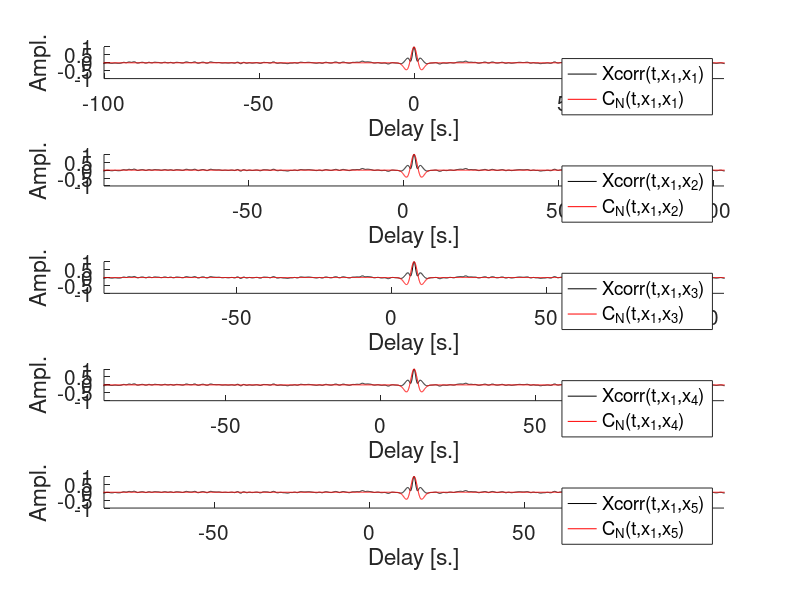

Here is the MATLAB script that generated this plot: (Note: this script raises an error after producing the figure.)
% Script for passiv2
%
%
% Jules Scholler - Mar. 2017

% Reset Matlab
close all
clear

% Parameters
param.nb_receivers=5;           % Number of receivers
param.sigma=[100 50 100];       % Sources std position
param.mu=[0 -200 0];            % Sources mean position
param.N=1;                    % Number of noise sources
param.duration=1000;           % Source signals duration [s.]
param.temporal_sampling=0.05;   % Temporal sampling [s.]
output.F='no';                  % Plot source power-spectrum (= FFT(auto-correlation) by Wiener-Kintchin th.)
output.signals='no';            % Plot 5 (or less) received signals
output.setup='no';             % Plot experimental setup
output.xcorr='yes';             % Plot cross-correlations
output.C_N='yes';               % Plot C_N (cross-correlation expectations T inf)
output.C1='no';               % Plot C1 (cross-correlation expectations T inf and S inf)
tic
% Generate receivers coordinates
for i=1:param.nb_receivers
    param.receivers(i,:)=[0 5*(i-1) 0];
    %         param.receivers(i,:)=[0 50*(i-1) 0];
    %         param.receivers(i,:)=[50*(i-3) 100 0];
    C(i,:)=[0 0 1]; % Receivers are blue
end
if strcmp(output.setup,'yes')
    figure(1), hold on, grid on
    scatter3(param.receivers(:,1),param.receivers(:,2),param.receivers(:,3),10,C);
    xlabel 'x'
    ylabel 'y'
    zlabel 'z'
    title 'Experimental setup'
    clear C
end
% Compute and plot sources position
for i=1:param.N
    for j=1:3
        param.sources(i,j)=param.sigma(j)*randn(1)+param.mu(j);
    end
    C(i,:)=[1 0 0]; % Sources are red
end
if strcmp(output.setup,'yes')
    figure(1)
    scatter3(param.sources(:,1),param.sources(:,2),param.sources(:,3),5,C);
    legend('Receivers','Sources')
    clear C
    set(gca,'FontSize',15)
end
tau.ini=toc
tic
% Compute sationnary random process with Fourier method
h=param.temporal_sampling;
x=(-param.duration/2:h:param.duration/2); % Define grid for random process simulation
n=length(x);
t=linspace(0,param.duration,n);
f=linspace(-1/(2*h),1/(2*h),n);
w=2*pi*f;
R=x.^2.*exp(-x.^2);                 % Covariance function
if strcmp(output.F,'yes') % Plot covariance function
    figure(2)
    semilogx(x(round((length(x))/2+1):end),R(round((length(x))/2+1):end))
    xlabel '\omega'
    ylabel 'F(\omega)'
    title 'Source Power Spectrum F(w)=w^2e^{-w^2}'
    set(gca,'FontSize',15)
end
W=randn(param.N,n);         % Random white gaussian vector
filter=fft(fftshift(R));
F=sqrt(filter).*fft(W,n,2); % Generate random process with covariance R (F is in Fourier domain for now)
clear W
if strcmp(output.signals,'yes')
    figure(3),hold on
    for i=1:min(5,param.N)
        plot(t,real(ifft(F(i,:))))
        info{i}=sprintf('Source %d',i);
    end
    hold off
end
if strcmp(output.signals,'yes')
    figure(3)
    hold off
    xlabel 'Time [s.]'
    ylabel 'Amplitude'
    title 'Noise signals'
    legend(info)
    clear info
    set(gca,'fontsize',15)
end
tau.random_process=toc
tic
% Compute response on each receivers
Rw=(w).^2.*exp(-w.^2);
for j=1:param.nb_receivers
    C_N=zeros(1,n);
    r=zeros(1,n);
    for i=1:param.N
        d=norm(param.receivers(j,:)-param.sources(i,:)); % Distance between source and receiver
        G=1/(4*pi*d).*exp(1i*w*d);                       % Green function
        d1=norm(param.receivers(1,:)-param.sources(i,:));
        G1=1/(4*pi*d).*exp(1i*w*d1);
        % Compute response on each receivers
        r=r+real(ifft(F(i,:).*fftshift(G)));
        % Compute C_N(t,x_1,x_j) = expectation with respect to emitted signals of cross-correlation
        C_N=C_N+real(fftshift(fft(fftshift(conj(G1)).*fftshift(G).*fftshift(Rw))));
    end
    data.rtot{j}=r;
    data.C_Ntot(j,:)=C_N/max(C_N);
end
clear F
tau.compute_response=toc
tic
% Compute empirical cross-correlation for Green's function estimation
if strcmp(output.xcorr,'yes')
    figure(4)
end
for i=1:param.nb_receivers
    data.C(i,:)=real(ifftshift(ifft(fft(data.rtot{1}).*fft(fliplr(data.rtot{i})))));
    data.C(i,:)=data.C(i,:)/max(data.C(i,:));
    lags=(-n/2:(n-1)/2)*h;
    if strcmp(output.xcorr,'yes')
        subplot(param.nb_receivers,1,i),hold on
        plot(lags,data.C(i,:),'k')
        %         [~,tmp]=max(abs(data.C(i,:)));
        %         xlim([lags(tmp)-100 lags(tmp)+100])
        legend(sprintf('xcorr(x_1,x_%d)',i));
        set(gca,'fontsize',15)
        xlabel('Delay [s.]')
        ylabel('Ampl.')
    end
    if strcmp(output.C_N,'yes')
        figure(4)
        subplot(param.nb_receivers,1,i)
        plot(lags, data.C_Ntot(i,:), 'r')
        if strcmp(output.xcorr,'yes')
            legend(sprintf('Xcorr(t,x_1,x_%d)',i),sprintf('C_N(t,x_1,x_%d)',i));
        else
            legend(sprintf('C_N(t,x_1,x_%d)',i));
        end
        [~,tmp]=max(abs(data.C_Ntot(i,:)));
        xlim([lags(tmp)-100 lags(tmp)+100])
        set(gca,'fontsize',15)
        xlabel('Delay [s.]')
        ylabel('Ampl.')
    end
end
tau.xcorr=toc

%%
tic
% Compute C1(t,x_1,x_j) expectation with respect to the distribution of emitted signals
% and the source positions of cross-correlation
d1 = @(y1, y2, y3) norm(param.receivers(1,:)-[y1, y2, y3]');
%K = @(y1, y2, y3) mvnpdf([y1; y2; y3], param.mu, param.sigma);
K = @(y1, y2, y3) normpdf(y1, param.mu(1), param.sigma(1)) .* normpdf(y2, ...
    param.mu(2), param.sigma(2)) .* normpdf(y3, param.mu(3), param.sigma(3));

for j=1:param.nb_receivers
    for i = 1:n
    d = @(y1, y2, y3) norm(param.receivers(j,:)-[y1, y2, y3]');
    G = @(y1, y2, y3) 1/(4*pi*d(y1, y2, y3)).* exp(1i*w*d(y1, y2, y3)); %G(w_i, x_j, y)
    func = @(y1, y2, y3) K(y1, y2, y3) .* conj(G1(y1, y2, y3)) .* G(y1, y2, y3);
    temp = integral(@(y3) integral(@(y2) integral(@(y1) func(y1, y2, y3),-Inf,Inf,'ArrayValued',true) ...
        ,-Inf,Inf,'ArrayValued',true),-Inf,Inf,'ArrayValued',true);
    end
    data.C1(j,:) = real(fftshift(fft(temp.*R)));
end

lags=(-n/2:(n-1)/2)*h;
if strcmp(output.C1,'yes')
    figure(6)
    subplot(param.nb_receivers,1,j)
    plot(lags, data.C1(j,:), 'k')
    legend(sprintf('C1(t,x_1,x_%d)',j));
    set(gca,'fontsize',15)
    xlabel('Delay [s.]')
    ylabel('Ampl.')
end

tau.C1=toc